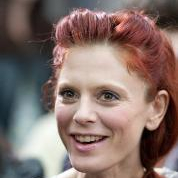
#> input picture test_images/ground_truth/000002.jpg, 178 x 178 px; its folder holds only this picture in this run
$ python convert2Luminance.py
#> lines starting #> are read from the running program, lines starting #| are printed output that depends on the picture
import cv2
import os

def convert_images_to_L_channel(input_folder, output_folder):
    # Ensure output directory exists
#> called with input_folder = './ground_truth/', output_folder = './luminance_only/'
    os.makedirs(output_folder, exist_ok=True)

    # Iterate over all files in the input folder
    for filename in os.listdir(input_folder):
        if filename.lower().endswith(('.png', '.jpg', '.jpeg', '.bmp', '.tiff')):
            # Construct full file path
            img_path = os.path.join(input_folder, filename)

            # Read the image
            img = cv2.imread(img_path)
#> img is the input picture: shape (178, 178, 3); mean B, G, R 107, 112.9, 133.4

            if img is None:
                print(f"Failed to load image {filename}")
                continue

            # Convert the image to Lab color space
            lab_image = cv2.cvtColor(img, cv2.COLOR_BGR2Lab)
#> lab_image: shape (178, 178, 3); mean of channels 0, 1, 2 123.8, 135.6, 134.7

            # Split the Lab image to L, a, b channels
            L_channel, a_channel, b_channel = cv2.split(lab_image)
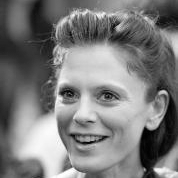
#> L_channel: shape (178, 178); min 0, max 255, mean 123.8
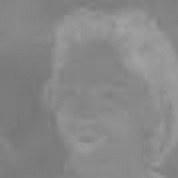
#> a_channel: shape (178, 178); min 116, max 163, mean 135.6

            # Save the L channel image
            output_path = os.path.join(output_folder, f"L_{filename}")
            cv2.imwrite(output_path, L_channel)
            print(f"Saved L channel of {filename} to {output_path}")

# Example usage:
input_folder = './ground_truth/'
output_folder = './luminance_only/'
convert_images_to_L_channel(input_folder, output_folder)

$ run again, on test_images/ground_truth/000072.jpg
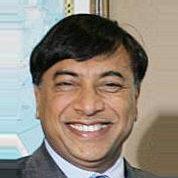
#> input picture test_images/ground_truth/000072.jpg, 178 x 178 px
#> in convert_images_to_L_channel, img is the input picture: shape (178, 178, 3); mean B, G, R 125.1, 136.4, 146.4
#> lab_image: shape (178, 178, 3); mean of channels 0, 1, 2 144.1, 130.5, 135.8
#> in convert_images_to_L_channel, `L_channel, a_channel, b_channel = cv2.split(lab_image)`:
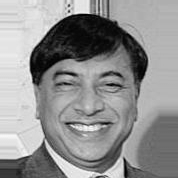
#> L_channel: shape (178, 178); min 0, max 250, mean 144.1
#> in convert_images_to_L_channel, `L_channel, a_channel, b_channel = cv2.split(lab_image)`:
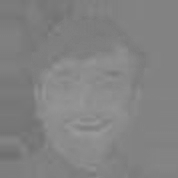
#> a_channel: shape (178, 178); min 112, max 154, mean 130.5

$ run again, on test_images/ground_truth/000077.jpg
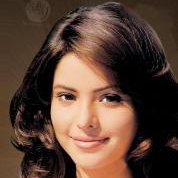
#> input picture test_images/ground_truth/000077.jpg, 178 x 178 px
#> in convert_images_to_L_channel, img is the input picture: shape (178, 178, 3); mean B, G, R 52.7, 65.7, 90
#> lab_image: shape (178, 178, 3); mean of channels 0, 1, 2 74.3, 136, 139.2
#> in convert_images_to_L_channel, `L_channel, a_channel, b_channel = cv2.split(lab_image)`:
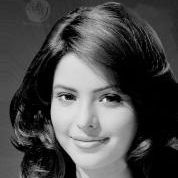
#> L_channel: shape (178, 178); min 0, max 232, mean 74.3
#> in convert_images_to_L_channel, `L_channel, a_channel, b_channel = cv2.split(lab_image)`:
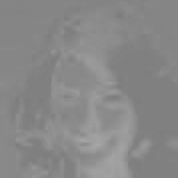
#> a_channel: shape (178, 178); min 122, max 166, mean 136

$ run again, on test_images/ground_truth/000082.jpg
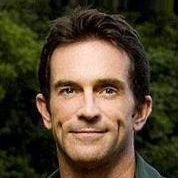
#> input picture test_images/ground_truth/000082.jpg, 178 x 178 px
#> in convert_images_to_L_channel, img is the input picture: shape (178, 178, 3); mean B, G, R 46.4, 66.5, 79.4
#> lab_image: shape (178, 178, 3); mean of channels 0, 1, 2 70.9, 129.9, 141.2
#> in convert_images_to_L_channel, `L_channel, a_channel, b_channel = cv2.split(lab_image)`:
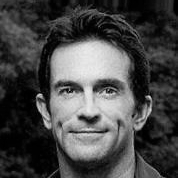
#> L_channel: shape (178, 178); min 0, max 236, mean 70.9
#> in convert_images_to_L_channel, `L_channel, a_channel, b_channel = cv2.split(lab_image)`:
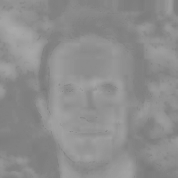
#> b_channel: shape (178, 178); min 120, max 170, mean 141.2

$ run again, on test_images/ground_truth/000010.jpg
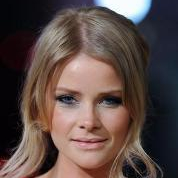
#> input picture test_images/ground_truth/000010.jpg, 178 x 178 px
#> in convert_images_to_L_channel, img is the input picture: shape (178, 178, 3); mean B, G, R 69.7, 74, 91
#> lab_image: shape (178, 178, 3); mean of channels 0, 1, 2 81.7, 134.7, 133.1
#> in convert_images_to_L_channel, `L_channel, a_channel, b_channel = cv2.split(lab_image)`:
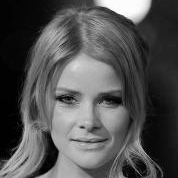
#> L_channel: shape (178, 178); min 0, max 254, mean 81.7
#> in convert_images_to_L_channel, `L_channel, a_channel, b_channel = cv2.split(lab_image)`:
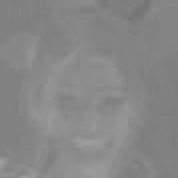
#> a_channel: shape (178, 178); min 115, max 160, mean 134.7
